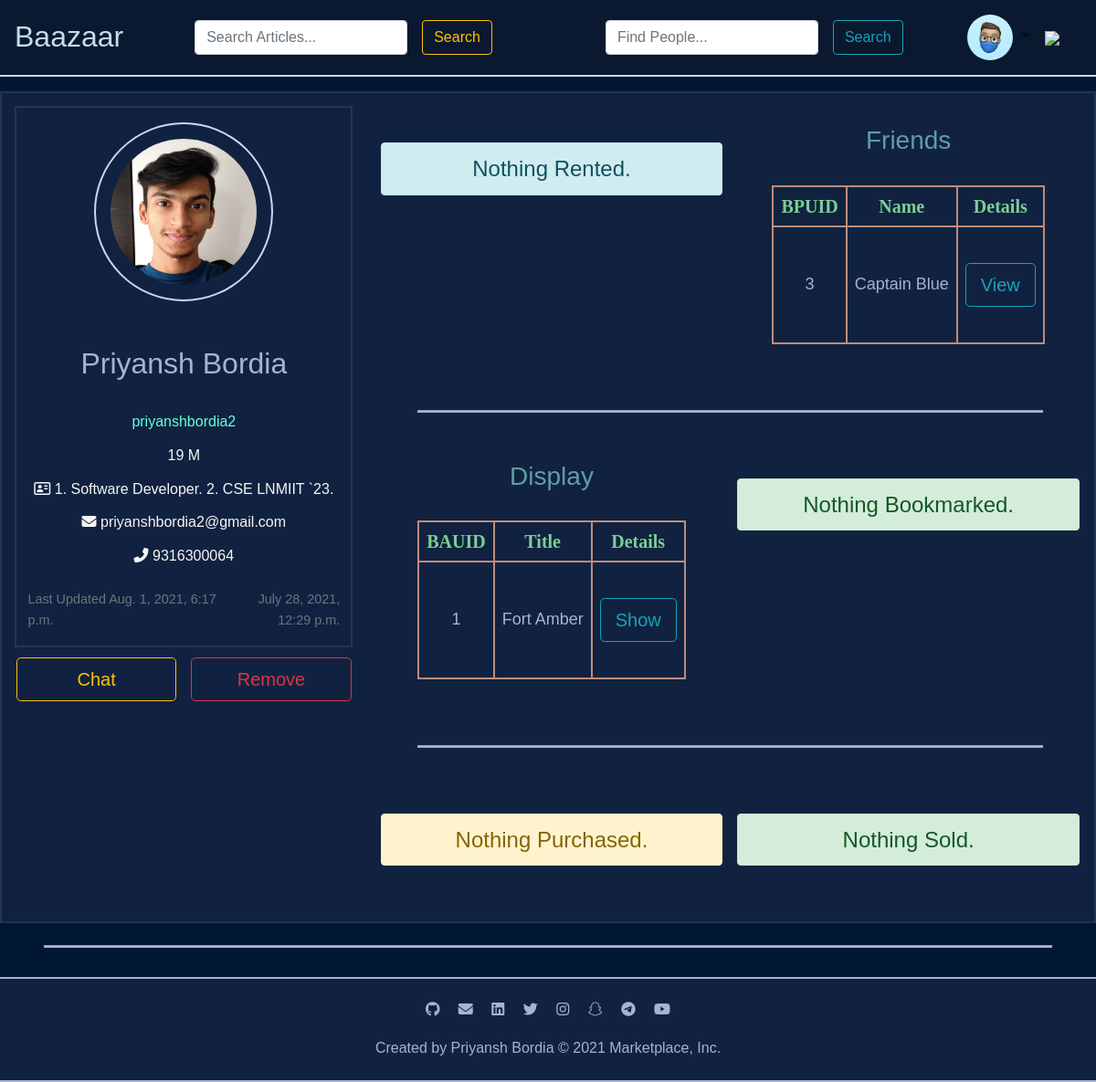
The app's page /person/1 (signed in), older data.
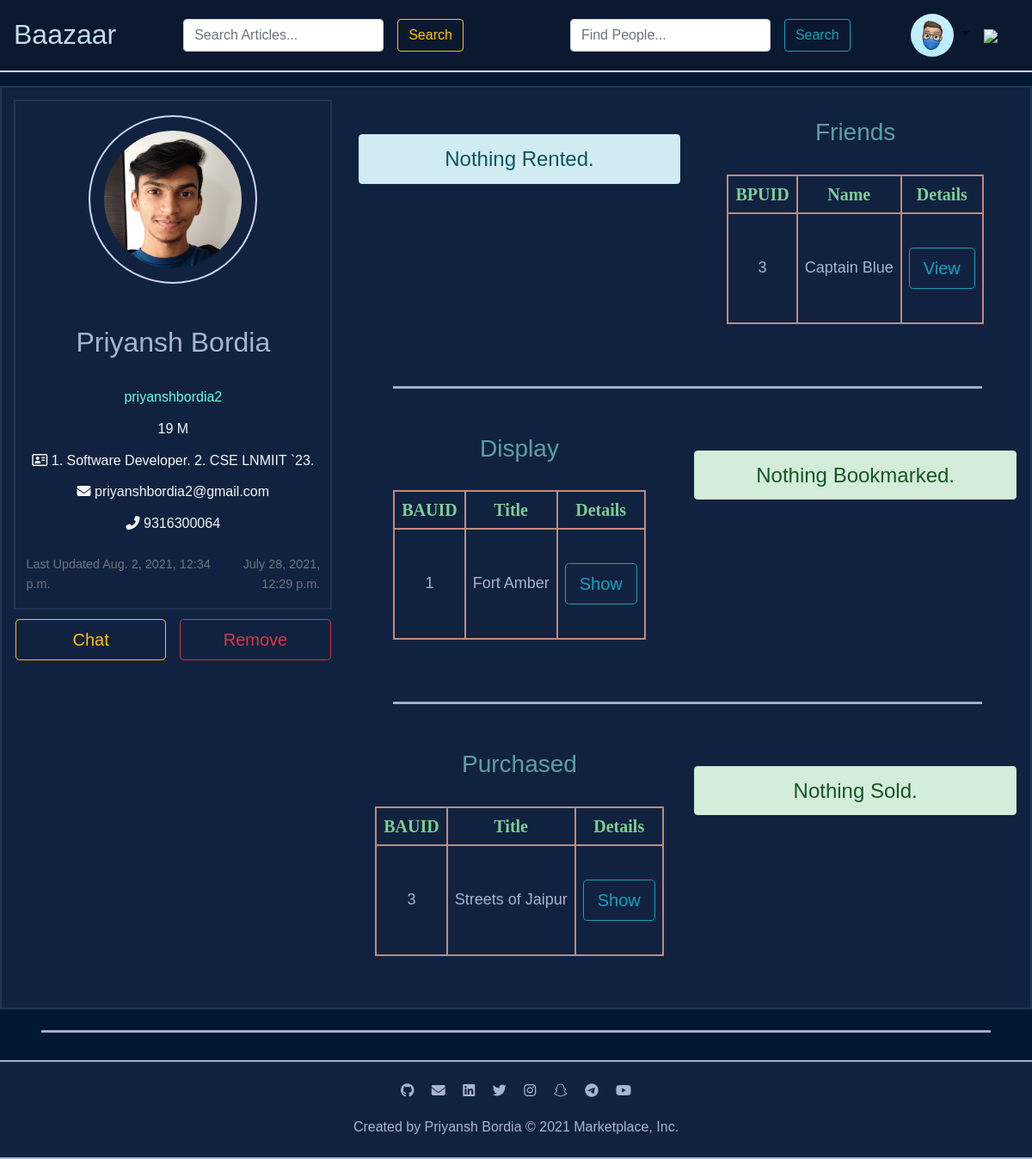
The same page, newer data.
### circle/models.py (models this page shows, shortened)
class Person(models.Model):
	options = (('M', 'Male'), ('F', 'Female'), ('X', 'Not Preferred to say'))
	user = models.OneToOneField(User, on_delete=models.CASCADE, related_name="person")
	profile = models.ImageField(upload_to="images/persons", blank=True, null=False)
	username = models.CharField(max_length=64, blank=False, null=False, unique=True)
	bio = models.TextField(max_length=500, blank=True, null=False)
	first = models.CharField(max_length=64, blank=False, null=False)
	last = models.CharField(max_length=64, blank=True, null=False)
	age = models.IntegerField(validators=[MinValueValidator(1)], blank=False, null=False, default=1)
	sex = models.CharField(max_length=1, choices=options, blank=False, null=False, default='X')
	email = models.EmailField(blank=False, null=False, unique=True)
	ph_no = models.BigIntegerField(blank=False, null=False, unique=True)
	retreated = models.ManyToManyField(Article, blank=True, related_name="retreated")
	rented = models.ManyToManyField(Article, blank=True, related_name="rented")
	purchased = models.ManyToManyField(Article, blank=True, related_name="purchased")
	sold = models.ManyToManyField(Article, blank=True, related_name="sold")
	display = models.ManyToManyField(Article, blank=True, related_name="display")
	bookmarked = models.ManyToManyField(Article, blank=True, related_name="bookmarked")
	carted = models.ManyToManyField(Article, blank=True, related_name="carted")
	friends = models.ManyToManyField('self', blank=True, related_name="friends")
	allowsMessage = models.BooleanField(blank=False, null=False, default=True)
	created_ts = models.DateTimeField(auto_now_add=True)
	updated_ts = models.DateTimeField(auto_now=True)
	slug = models.SlugField(max_length=64, blank=False, null=False, unique=True)
	class Meta:
		ordering = ['id']

class Article(models.Model):
	title = models.CharField(validators=[MinLengthValidator(1)], max_length=64, blank=False, null=False, default="Article")
	description = models.TextField(max_length=800, blank=False, null=False, default="Describe the article...")
	image = models.ImageField(upload_to="images/articles", blank=False, null=False)
	price = models.FloatField(validators=[MinValueValidator(1)], blank=False, null=False)
	tags = models.ManyToManyField(Tag, blank=True, related_name="tags")
	pub_ts = models.DateTimeField(auto_now_add=True)
	updated_ts = models.DateTimeField(auto_now=True)
	slug = models.SlugField(max_length=64, blank=False, null=False, unique=True)
	class Meta:
		ordering = ['id']

### circle/views.py (the view)
# urls.py: path('person/<int:person_id>', views.person, name='person'),
@login_required
def person(request, person_id):
	try:
		person = Person.objects.get(pk=person_id)
		if  Person.objects.filter(pk=request.user.person.id, friends__pk=person.id).exists():
			if Chat.objects.filter(Q(left=person_id, right=request.user.person.id) | Q(left=request.user.person.id, right=person_id)).exists():
				chat_id = Chat.objects.filter(Q(left=person_id, right=request.user.person.id) | Q(left=request.user.person.id, right=person_id)).first().id
				return render(request, "circle/person.html", context={"person": person, "chat_id": chat_id})
		else:
			return render(request, "circle/person.html", context={"person": person})
	except Person.DoesNotExist:
		return render(request, "circle/error.html", context={"message": "Person Does Not Exist.!!", "type": "Data Error.!", "link": "search"})
	except Chat.DoesNotExist:
		return render(request, "circle/error.html", context={"message": "No Chat Found.!!", "type": "Data Error.!", "link": "search"})

### circle/templatetags/circle_tags.py (called while the page is built)
@register.filter(name='isFriend')
def isFriend(value, arg):
	try:
		person_id = int(arg)
		return Person.objects.filter(id=person_id, friends__pk=value.id).exists()
	except Person.DoesNotExist:
		return False

### circle/templates/circle/person.html (shortened to what the changed rows need)
{% extends "circle/base.html" %}
{% block head %}
	{% load static %}
	{% load bootstrap4 %}
	{% load fontawesome_5 %}
	{% load humanizelib %}
	{% load circle_tags %}
{% endblock %}
{% block body %}
	<div class="person">
		<div class="row">
			{% if form %}
				<div class="col-md-4">
					<div class="person__grid">
						{% if person.profile.url %}
							<img class="person__grid__img" src="{% static person.profile.url %}" alt="BP{{ person.id }}ID" />
						{% else %}
							{% if person.sex == 'M' %}
								<img src="https://img.icons8.com/bubbles/200/000000/writer-male.png" />
							{% elif person.sex == 'F' %}
								<img src="https://img.icons8.com/bubbles/200/000000/writer-female.png" />
							{% else %}
								<img src="https://img.icons8.com/bubbles/200/000000/iphone-spinner.png" />
							{% endif %}
						{% endif %}
						<p class="person__grid__name">{{ person.first }} {{ person.last }}</p>
						<p class="person__grid__username">{{ person.username }} </p>
						<p class="person__grid__gender">{{ person.age }} {{ person.sex }}</p>
						<p class="person__grid__bio"><i class="far fa-address-card"></i> {{ person.bio }}</p>
						<p class="person__grid__email"><i class="fas fa-envelope"></i> {{ person.email }} </p>
						<p class="person__grid__ph_no"><i class="fas fa-phone-alt"></i> {{ person.ph_no }} </p>
						<div class="row mt-0 mb-0 pb-0">
							<div class="col-md-8 pb-0">
								<p class="text-left pl-1 pr-auto pt-0"><small class="text-muted">Last Updated {{ person.updated_ts|naturaltime }}</small></p>
							</div>
							<div class="col-md-4 pb-0">
								<p class="text-right pl-auto pr-1 pt-0"><small class="text-muted">{{ person.created_ts|naturaltime }}</small></p>
							</div>
						</div>
					</div>
					<div class="row mt-0">
						<div class="col-md-12">
							<a class="person__grid__btn" href="{% url 'person' request.user.id %}">
								{% bootstrap_button "Cancel" button_class="form-control form-control-lg btn btn-outline-info btn-lg" %}
							</a>
						</div>
					</div>
				</div>
				<div class="col-md-8">
					<div class="person__grid__form">
						<form class="form-group" action="{% url 'edit' person.id 'person' %}" method="POST" enctype="multipart/form-data">
							{% csrf_token %}
							{% bootstrap_form form layout='horizontal' %}
							<div class="row">
								<div class="col-md-2"></div>
								<div class="col-md-4">
									{% bootstrap_button "Reset" button_class="form-control form-control-lg btn btn-outline-warning btn-lg" button_type="reset" %}
								</div>
								<div class="col-md-4">
									{% bootstrap_button "Save" button_class="form-control form-control-lg btn btn-outline-success btn-lg" button_type="submit" %}
								</div>
								<div class="col-md-2"></div>
							</div>
						</form>
					</div>
				</div>
			{% else %}
				<div class="col-md-4">
					<div class="person__grid">
						{% if person.profile.url %}
							<img class="person__grid__img" src="{% static person.profile.url %}" alt="BP{{ person.id }}ID" />
						{% else %}
							<img src="https://img.icons8.com/bubbles/100/000000/name.png" />
						{% endif %}
						<p class="person__grid__name">{{ person.first }} {{ person.last }}</p>
						<p class="person__grid__username">{{ person.username }} </p>
						<p class="person__grid__gender">{{ person.age }} {{ person.sex }}</p>
						<p class="person__grid__bio"><i class="far fa-address-card"></i> {{ person.bio }}</p>
						<p class="person__grid__email"><i class="fas fa-envelope"></i> {{ person.email }} </p>
						<p class="person__grid__ph_no"><i class="fas fa-phone-alt"></i> {{ person.ph_no }} </p>
						<div class="row mt-0 mb-0 pb-0">
							<div class="col-md-8 pb-0">
								<p class="text-left pt-auto pr-auto pb-0 pl-1"><small class="text-muted">Last Updated {{ person.updated_ts|naturaltime }}</small></p>
							</div>
							<div class="col-md-4 pb-0">
								<p class="text-right pr-1 pt-0 pb-0 pl-auto"><small class="text-muted">{{ person.created_ts|naturaltime }}</small>
								</p>
							</div>
						</div>
					</div>
					{% if person.user.id == request.user.id %}
						<div class="row mt-0 mb-0">
							<div class="col-md-6">
								<a href="{% url 'edit' person.id 'person' %}">
									<button class="form-control form-control-lg btn btn-outline-primary btn-lg">Edit</button>
								</a>
							</div>
							<div class="col-md-6">
								<a href="{% url 'remove' person.id 'person' %}">
									<button class="form-control form-control-lg btn btn-outline-danger btn-lg">Delete</button>
								</a>
							</div>
						</div>
					{% else %}
						{% if person|isFriend:request.user.person.id %}
							<div class="row mt-0 mb-0">
								<div class="col-md-6">
									<a href="{% url 'chat' chat_id %}">
										<button class="form-control form-control-lg btn btn-outline-warning btn-lg">Chat</button>
									</a>
								</div>
								<div class="col-md-6">
									<a href="{% url 'remove' person.id 'friend' %}">
										<button class="form-control form-control-lg btn btn-outline-danger btn-lg">Remove</button>
									</a>
								</div>
							</div>
						{% endif %}
					{% endif %}
				</div>
				<div class="col-md-8">
					<div class="row">
						<div class="col-md-6">
							{% if person.rented.all|length > 0 %}
								<h3>Rented</h3>
								<div class="person__rented">
									<table class="center">
										<thead>
											<tr>
												<th>BPUID</th>
												<th>Title</th>
												<th>Details</th>
											<tr>
										</thead>
										<tbody>
											{% for article in person.rented.all %}
												<tr>
													<td>{{ article.id }}</td>
													<td>{{ article.title }}</td>
													<td>
														<a href="{% url 'article' article.id %}">
															<button class="form-control form-control-lg btn btn-outline-info btn-lg">Show</button>
														</a>
													</td>
												</tr>
											{% empty %}
												<div class="alert alert-info" role="alert">Nothing Rented.</div>
											{% endfor %}
										</tbody>
									</table>
								</div>
							{% else %}
								<div class="alert alert-info" role="alert">Nothing Rented.</div>
							{% endif %}
						</div>
						<div class="col-md-6">
							{% if person.friends.all|length > 0 %}
								<h3>Friends</h3>
								<div class="person__friends">
									<table class="center">
										<thead>
											<tr>
												<th>BPUID</th>
												<th>Name</th>
												<th>Details</th>
										</thead>
										<tbody>
											{% for person in person.friends.all %}
												<tr>
													<td>{{ person.id }}</td>
													<td>{{ person.first }} {{ person.last }}</td>
													<td>
														<a href="{% url 'person' person.id %}">
															<button class="form-control form-control-lg btn btn-outline-info btn-lg">View</button>
														</a>
													</td>
												</tr>
											{% empty %}
												<div class="alert alert-info" role="alert">No Friends.</div>
											{% endfor %}
										</tbody>
									</table>
								</div>
							{% else %}
								<div class="alert alert-info" role="alert">No Friends.</div>
							{% endif %}
						</div>
					</div>
					<hr>
					<div class="row">
						<div class="col-md-6">
							{% if person.display.all|length > 0 %}
								<h3>Display</h3>
								<div class="person__display">
									<table class="center">
										<thead>
											<tr>
												<th>BAUID</th>
												<th>Title</th>
												<th>Details</th>
										</thead>
										<tbody>
											{% for article in person.display.all %}
												<tr>
													<td>{{ article.id }}</td>
													<td>{{ article.title }}</td>
													<td>
														<a href="{% url 'article' article.id %}">
															<button class="form-control form-control-lg btn btn-outline-info btn-lg">Show</button>
														</a>
													</td>
												</tr>
											{% empty %}
												<div class="alert alert-danger" role="alert">Nothing on Display.</div>
											{% endfor %}
										</tbody>
									</table>
								</div>
							{% else %}
								<div class="alert alert-danger" role="alert">Nothing on Display.</div>
							{% endif %}
						</div>
						<div class="col-md-6">
							{% if person.bookmarked.all|length > 0 %}
								<h3>Bookmarked</h3>
								<div class="person__bookmarked">
									<table class="center">
										<thead>
											<tr>
												<th>BAUID</th>
												<th>Title</th>
												<th>Details</th>
											<tr>
										</thead>
										<tbody>
											{% for article in person.bookmarked.all %}
												<tr>
													<td>{{ article.id }}</td>
													<td>{{ article.title }}</td>
													<td>
														<a href="{% url 'article' article.id %}">
															<button class="form-control form-control-lg btn btn-outline-info btn-lg">Show</button>
														</a>
													</td>
												</tr>
											{% empty %}
												<div class="alert alert-success" role="alert">Nothing Bookmarked.</div>
											{% endfor %}
										</tbody>
									</table>
								</div>
							{% else %}
								<div class="alert alert-success" role="alert">Nothing Bookmarked.</div>
							{% endif %}
						</div>
					</div>
					<hr>
					<div class="row">
						<div class="col-md-6">
							{% if person.purchased.all|length > 0 %}
								<h3>Purchased</h3>
								<div class="person__purchased">
									<table class="center">
										<thead>
											<tr>
												<th>BAUID</th>
												<th>Title</th>
												<th>Details</th>
										</thead>
										<tbody>
											{% for article in person.purchased.all %}
												<tr>
													<td>{{ article.id }}</td>
													<td>{{ article.title }}</td>
													<td>
														<a href="{% url 'article' article.id %}">
															<button class="form-control form-control-lg btn btn-outline-info btn-lg">Show</button>
														</a>
													</td>
												</tr>
											{% empty %}
												<div class="alert alert-success" role="alert">Nothing Purchased.</div>
											{% endfor %}
										</tbody>
									</table>
								</div>
							{% else %}
								<div class="alert alert-warning" role="alert">Nothing Purchased.</div>
							{% endif %}
						</div>
						<div class="col-md-6">
							{% if person.sold.all|length > 0 %}
								<h3>Sold</h3>
								<div class="person__sold">
									<table class="center">
										<thead>
											<tr>
												<th>BAUID</th>
												<th>Title</th>
												<th>Details</th>
											<tr>
										</thead>
										<tbody>
											{% for article in person.sold.all %}
												<tr>
													<td>{{ article.id }}</td>
													<td>{{ article.title }}</td>
													<td>
														<a href="{% url 'article' article.id %}">
															<button class="form-control form-control-lg btn btn-outline-info btn-lg">Show</button>
														</a>
													</td>
												</tr>
											{% empty %}
												<div class="alert alert-success" role="alert">Nothing Sold.</div>
											{% endfor %}
										</tbody>
									</table>
								</div>
							{% else %}
								<div class="alert alert-success" role="alert">Nothing Sold.</div>
							{% endif %}
						</div>
					</div>
				</div>
			{% endif %}
		</div>
	</div>
{% endblock %}

Row changes from the older to the newer data that the page shows:
changed Person "Priyansh": updated_ts "Aug. 1, 2021, 6:17 p.m." → "Aug. 2, 2021, 12:34 p.m."
now on this page (row unchanged): Article: id "3", title "Streets of Jaipur", shown under "Purchased"
Text that changed along with them:
text no longer shown: "Nothing Purchased."
text now shown: "Purchased BAUID Title Details"
